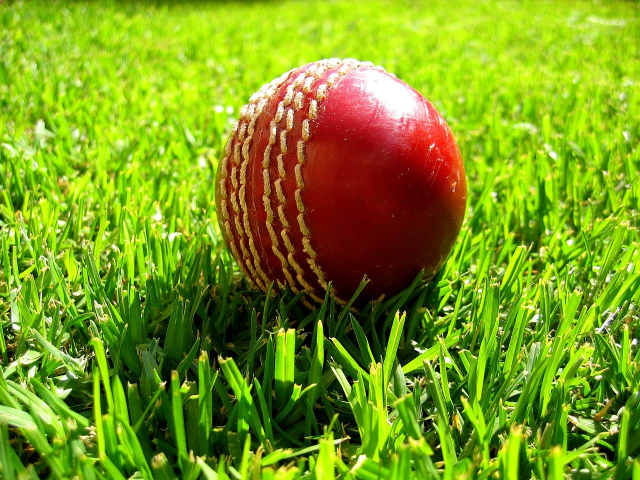
#> input picture ball.jpg, 1280 x 960 px, given in place of blurred_serial2.jpg, which was not available (shown at 1/2 size); the run also reads 1 picture not shown here
$ python chk.py
#> lines starting #> are read from the running program, lines starting #| are printed output that depends on the picture; pictures that were not available may be replaced by others from this repository, and a replacement may not be noted
import cv2
import numpy as np

# Load the original and blurred images
original = cv2.imread('input2.jpg')
blurred = cv2.imread('blurred_serial2.jpg')
#> blurred is the input picture: shape (960, 1280, 3); mean B, G, R 27.2, 153.8, 123.8

# Resize both images to the same dimensions
width, height = 800, 600  # Adjust as needed
original = cv2.resize(original, (width, height))
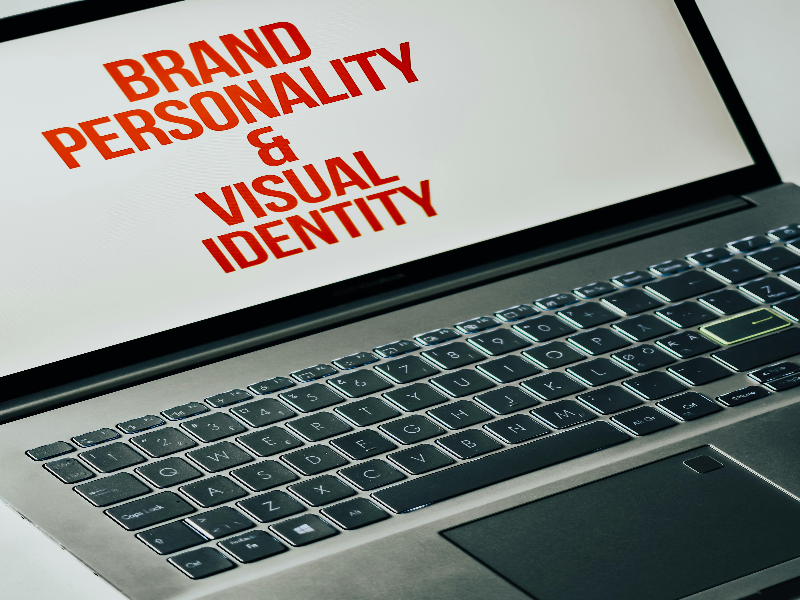
#> original: shape (600, 800, 3); mean of channels 0, 1, 2 125.2, 128.8, 127.4; drawn as B, G, R
blurred = cv2.resize(blurred, (width, height))
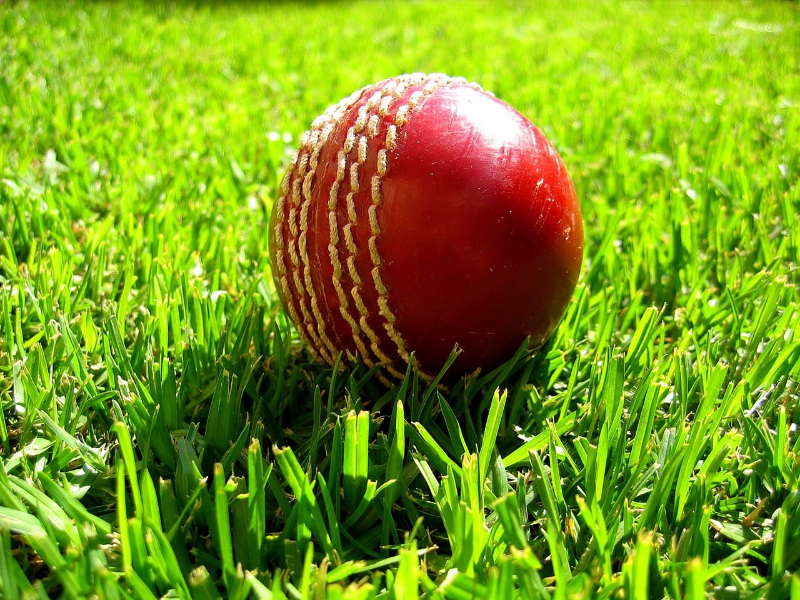
#> blurred: shape (600, 800, 3); mean B, G, R 27.1, 153.7, 123.7

# Concatenate side by side
comparison = np.hstack((original, blurred))
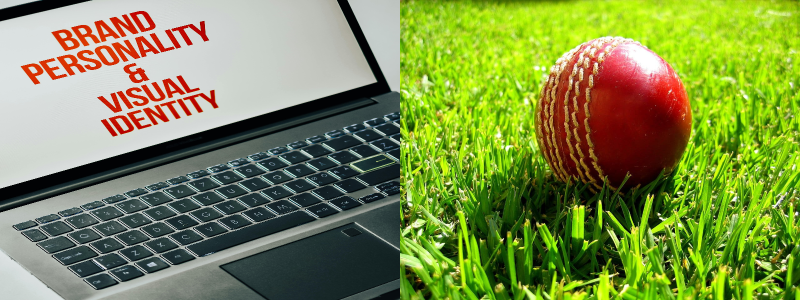
#> comparison: shape (600, 1600, 3) (shown at 1/2 size); mean of channels 0, 1, 2 76.1, 141.2, 125.5; drawn as B, G, R

# Make window resizable
cv2.namedWindow("Comparison", cv2.WINDOW_NORMAL)
cv2.imshow("Comparison", comparison)
cv2.waitKey(0)
cv2.destroyAllWindows()
